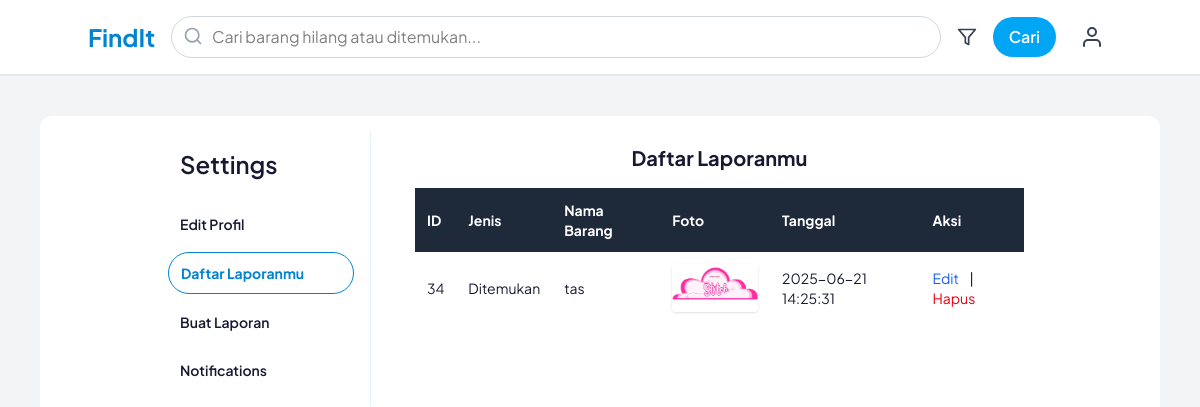
Page /views/lihat_laporan_user.php (signed in) on the committed database.
### tables this page shows
CREATE TABLE `daftar_barang` (
  `id` int(11) NOT NULL,
  `jenis_laporan` varchar(50) NOT NULL,
  `nama_barang` varchar(100) NOT NULL,
  `nomor_penghubung` varchar(20) NOT NULL,
  `deskripsi_barang` text DEFAULT NULL,
  `foto1` varchar(255) DEFAULT NULL,
  `foto2` varchar(255) DEFAULT NULL,
  `foto3` varchar(255) DEFAULT NULL,
  `created_at` timestamp NOT NULL DEFAULT current_timestamp(),
  `lokasi_kejadian` varchar(255) DEFAULT NULL,
  `user_id` int(11) NOT NULL
);

### views/lihat_laporan_user.php (the view, shortened to what this page needs)
<?php
include '../model/DB_Connection.php';
$user_id = $_SESSION['user_id'];
$sql = "SELECT * FROM daftar_barang WHERE user_id = $user_id ORDER BY created_at DESC";$result = $conn->query($sql);
$kata_kunci = isset($_GET['kata_kunci']) ? $_GET['kata_kunci'] : '';
?>
<!DOCTYPE html>
<html lang="id" class="scroll-smooth">
<head>
    <script src="https://cdn.jsdelivr.net/npm/@tailwindcss/browser@4"></script>
    <link rel="stylesheet" href="https://cdn.datatables.net/1.13.6/css/jquery.dataTables.min.css">
</head>
<body class="bg-gray-100 font-sans">
    <header class="bg-white p-4 mb-5 border-b-2 border-gray-200">
        <div class="container mx-auto flex flex-wrap md:flex-nowrap justify-between items-center gap-4">
            <div class="flex items-center space-x-2">
                <a href="/views/caripage.php" class="text-2xl font-bold text-sky-600 hidden md:inline">
                    FindIt
                </a>
            </div>
            <form action="/views/cari_laporan.php" method="GET" class="flex items-center flex-grow space-x-2">
                <div class="relative w-full">
                    <input type="text" name="kata_kunci" value="<?= htmlspecialchars($kata_kunci) ?>" required
                        placeholder="Cari barang hilang atau ditemukan..."
                        class="w-full border border-gray-300 rounded-full py-2 px-4 pl-10 focus:outline-none focus:ring-2 focus:ring-sky-500" />
                    <i data-feather="search" class="absolute left-3 top-2.5 text-gray-400 w-5 h-5"></i>
                </div>
                <button type="button" onclick="toggleFilterMenu()"
                    class="p-2 rounded-full hover:bg-gray-100 transition">
                    <i data-feather="filter" class="w-5 h-5 text-gray-700"></i>
                </button>
                <button type="submit"
                    class="bg-sky-500 text-white px-4 py-2 rounded-full hover:bg-sky-600 transition font-semibold">
                    Cari
                </button>
            </form>
            <div class="relative group">
                <button class="p-2 rounded-full hover:bg-gray-100 transition">
                    <i data-feather="user" class="w-6 h-6 text-gray-700"></i>
                </button>
            </div>
        </div>
    </header>
    <div class="bg-white  rounded-xl mx-10 my-10 flex flex-col gap-5 px-3 md:px-16 lg:px-28 md:flex-row text-[#161931]">
        <aside class="hidden py-4 md:w-1/3 lg:w-1/4 md:block">
            <div class="sticky flex flex-col gap-2 p-4 text-sm border-r border-sky-100 top-12">
                <h2 class="pl-3 mb-4 text-2xl font-semibold">Settings</h2>
                <a href="/views/akun.php"
                    class="flex items-center px-3 py-2.5 font-semibold  hover:text-sky-600 hover:border hover:rounded-full">
                    Edit Profil
                </a>
                <a href="/views/lihat_laporan_user.php"
                    class="flex items-center px-3 py-2.5 font-bold bg-white  text-sky-600 border rounded-full">
                    Daftar Laporanmu
                </a>
                <a href="/views/buat_laporan.php"
                    class="flex items-center px-3 py-2.5 font-semibold hover:text-sky-600 hover:border hover:rounded-full  ">
                    Buat Laporan
                </a>
                <a href="/views/notifikasi.php"
                    class="flex items-center px-3 py-2.5 font-semibold hover:text-sky-600 hover:border hover:rounded-full  ">
                    Notifications
                </a>
            </div>
        </aside>
        <main class="w-full min-h-screen py-1 md:w-2/3 lg:w-3/4">
            <div class="bg-white p-6  w-full max-w-xxl">
                <h2 class="text-xl font-bold mb-4 text-center">Daftar Laporanmu</h2>
                <table id="laporanTable" class="min-w-full text-sm text-left">
                    <thead class="bg-gray-800 text-white">
                        <tr>
                            <th class="p-3">ID</th>
                            <th class="p-3">Jenis</th>
                            <th class="p-3">Nama Barang</th>
                            <th class="p-3">Foto</th>
                            <th class="p-3">Tanggal</th>
                            <th class="p-3">Aksi</th>
                        </tr>
                    </thead>
                    <tbody class="divide-y divide-gray-200">
                        <?php while ($row = $result->fetch_assoc()) { ?>
                            <tr class="hover:bg-gray-100">
                                <td class="p-3"><?= htmlspecialchars($row["id"]); ?></td>
                                <td class="p-3"><?= htmlspecialchars($row["jenis_laporan"]); ?></td>
                                <td class="p-3"><?= htmlspecialchars($row["nama_barang"]); ?></td>
                                <td class="p-3 space-y-1">
                                    <?php if ($row["foto1"] || $row["foto2"] || $row["foto3"]) { ?>
                                        <?php if ($row["foto1"]) { ?>
                                            <img src="<?= htmlspecialchars($row["foto1"]); ?>" class="w-24 rounded shadow" />
                                        <?php } ?>
                                    <?php } else {
                                        echo "Tidak ada foto";
                                    } ?>
                                </td>
                                <td class="p-3"><?= htmlspecialchars($row["created_at"]); ?></td>
                                <td class="p-3 space-x-2">
                                    <a href="/views/edit_laporan.php?id=<?= urlencode($row['id']); ?>"
                                        class="text-blue-600 hover:underline">Edit</a>
                                    |
                                    <a href="/model/hapus_laporan.php?id=<?= urlencode($row['id']); ?>"
                                        onclick="return confirm('Yakin ingin menghapus laporan ini?');"
                                        class="text-red-600 hover:underline">Hapus</a>
                                </td>
                            </tr>
                        <?php } ?>
                    </tbody>
                </table>
            </div>
        </main>
    </div>
</body>
</html>

### views/lihat_laporan_user.php (style rules this page uses)
body { font-family: 'Plus Jakarta Sans', sans-serif; }

### rows in the picture
daftar_barang: id "34", jenis_laporan "Ditemukan", nama_barang "tas", foto1 (picture), created_at "2025-06-21 14:25:31"
